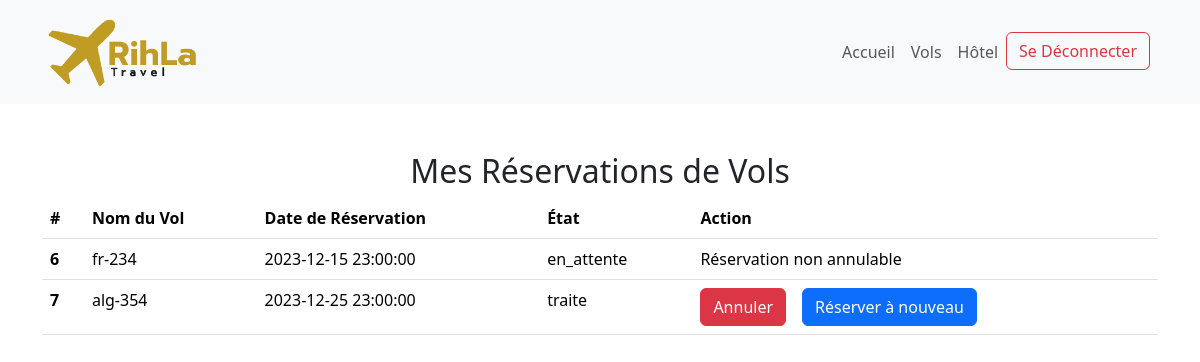
The app's page /client/mes_vols.php (signed in) with its own data.
### tables this page shows
CREATE TABLE `demande_reservation_vol` (
  `id_demande` int(11) NOT NULL,
  `id_utilisateur` int(11) NOT NULL,
  `id_vol` int(11) NOT NULL,
  `preuve_reservation` varchar(255) NOT NULL,
  `date_reservation` timestamp NOT NULL DEFAULT current_timestamp(),
  `etat` enum('en_attente','traite','annule') NOT NULL
);

CREATE TABLE `vols` (
  `id` int(11) NOT NULL,
  `nom_vol` varchar(255) NOT NULL,
  `compagnie` varchar(255) NOT NULL,
  `numero_vol` varchar(100) DEFAULT NULL,
  `origine` varchar(255) NOT NULL,
  `destination` varchar(255) NOT NULL,
  `depart` datetime NOT NULL,
  `arrivee` datetime NOT NULL,
  `duree` varchar(100) NOT NULL,
  `classe` enum('Économique','Affaires','Première classe') NOT NULL,
  `tarif` decimal(10,2) NOT NULL,
  `places_disponibles` int(11) NOT NULL,
  `statut` enum('Planifié','Retardé','Annulé') NOT NULL
);

### client/mes_vols.php (the view, shortened to what this page needs)
<?php
include "../admin/config.php";
$sql = "SELECT
    demande_reservation_vol.id_demande AS ID,
    utilisateurs.nom AS Nom_Utilisateur,
    vols.nom_vol AS Nom_Vol,
    demande_reservation_vol.date_reservation AS Date_Réservation,
    demande_reservation_vol.etat AS État
FROM
    demande_reservation_vol
INNER JOIN
    utilisateurs ON demande_reservation_vol.id_utilisateur = utilisateurs.id
INNER JOIN
    vols ON demande_reservation_vol.id_vol = vols.id;
";
$result = $conn->query($sql);
?>
<!DOCTYPE html>
<html lang="en">
<head>
    <link rel="stylesheet" href="https://cdn.jsdelivr.net/npm/bootstrap/dist/css/bootstrap.min.css">
</head>
<body>
      <nav class="navbar navbar-expand-lg navbar-light bg-light">
        <div class="container">
            <a class="navbar-brand" href="#"><img src="/rihla/assets/img/logo.png" height="78" srcset=""></a>
            <div class="collapse navbar-collapse" id="navbarNav">
                <ul class="navbar-nav ms-auto">
                    <li class="nav-item active">
                        <a class="nav-link" href="/rihla/client/">Accueil</a>
                    </li>
                    <li class="nav-item">
                        <a class="nav-link" href="/rihla/#vols">Vols</a>
                    </li>
                    <li class="nav-item">
                        <a class="nav-link" href="/rihla/#hotel">Hôtel</a>
                    </li>
                    <li class="nav-item">
                        <a class="btn btn-outline-danger me-2" href="deconnexion.php">Se Déconnecter</a>
                    </li>
                </ul>
            </div>
        </div>
    </nav>
    <div class="container mt-5">
        <h2 class="text-center">Mes Réservations de Vols</h2>
        <table class="table">
            <thead>
                <tr>
                    <th scope="col">#</th>
                    <th scope="col">Nom du Vol</th>
                    <th scope="col">Date de Réservation</th>
                    <th scope="col">État</th>
                    <th scope="col">Action</th>
                </tr>
            </thead>
            <tbody>
                <?php
                while ($row = $result->fetch_assoc()) {
                    echo "<tr";
                    $dateReservation = strtotime($row["Date_Réservation"]);
                    $maintenant = time();
                    $differenceHeures = ($dateReservation - $maintenant) / 3600;
                    if ($differenceHeures >= 48) {
                        echo " class='reservable'";
                        echo ">";
                        echo "<th scope='row'>" . $row["ID"] . "</th>";
                        echo "<td>" . $row["Nom_Vol"] . "</td>";
                        echo "<td>" . $row["Date_Réservation"] . "</td>";
                        echo "<td>" . $row["État"] . "</td>";
                        echo "<td><a class='btn btn-danger' href='?annuler=" . $row["ID"] . "''>Annuler </a>";
                        echo "<a class='btn btn-primary ms-3' href='?reserver=" . $row["ID"] . "''> Réserver à nouveau</a></td>";
                    } else {
                        echo ">";
                        echo "<th scope='row'>" . $row["ID"] . "</th>";
                        echo "<td>" . $row["Nom_Vol"] . "</td>";
                        echo "<td>" . $row["Date_Réservation"] . "</td>";
                        echo "<td>" . $row["État"] . "</td>";
                        echo "<td>Réservation non annulable</td>";
                    }
                    echo "</tr>";
                }
                ?>
            </tbody>
        </table>
    </div>
</body>
</html>

### client/mes_vols.php (style rules this page uses)
.reservable { background-color: #ccc; }

### records on screen
demande_reservation_vol: id_demande "6", id_vol.nom_vol "fr-234", date_reservation "2023-12-15 23:00:00", etat "en_attente"
demande_reservation_vol: id_demande "7", id_vol.nom_vol "alg-354", date_reservation "2023-12-25 23:00:00", etat "traite"
